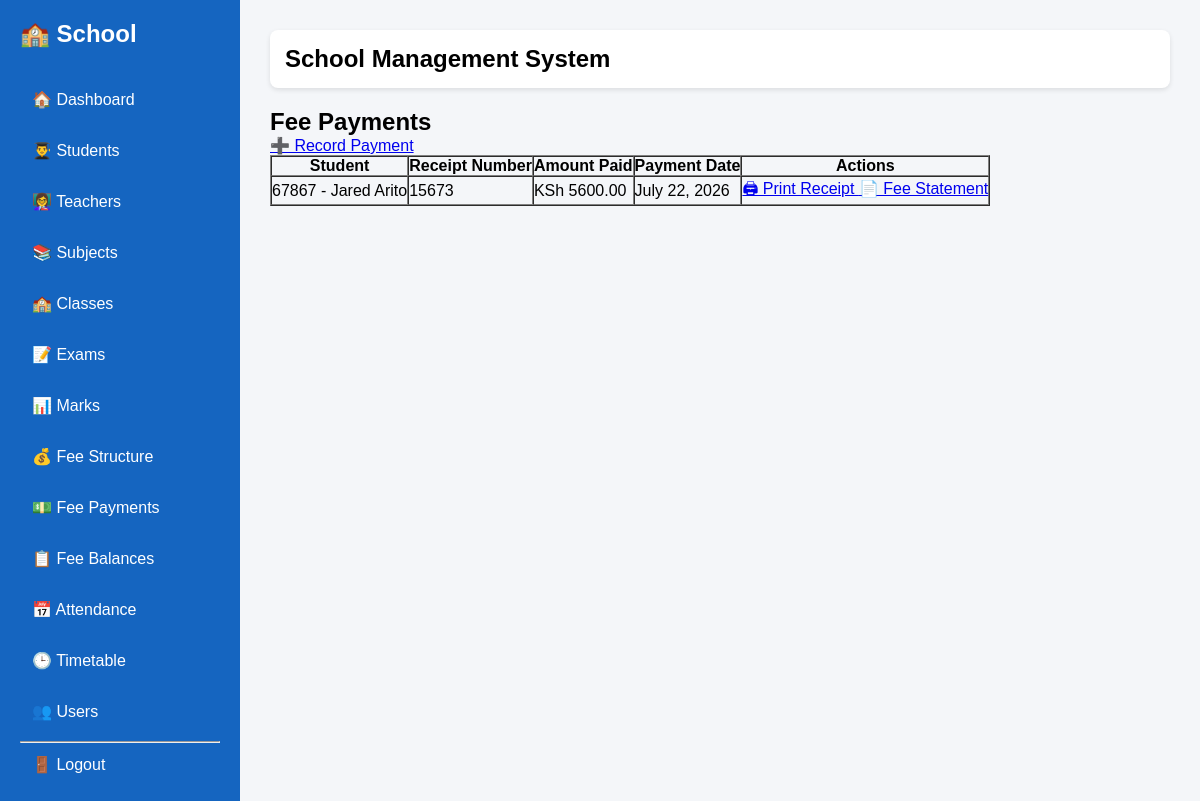
The app's page /payments/ (signed in), older data.
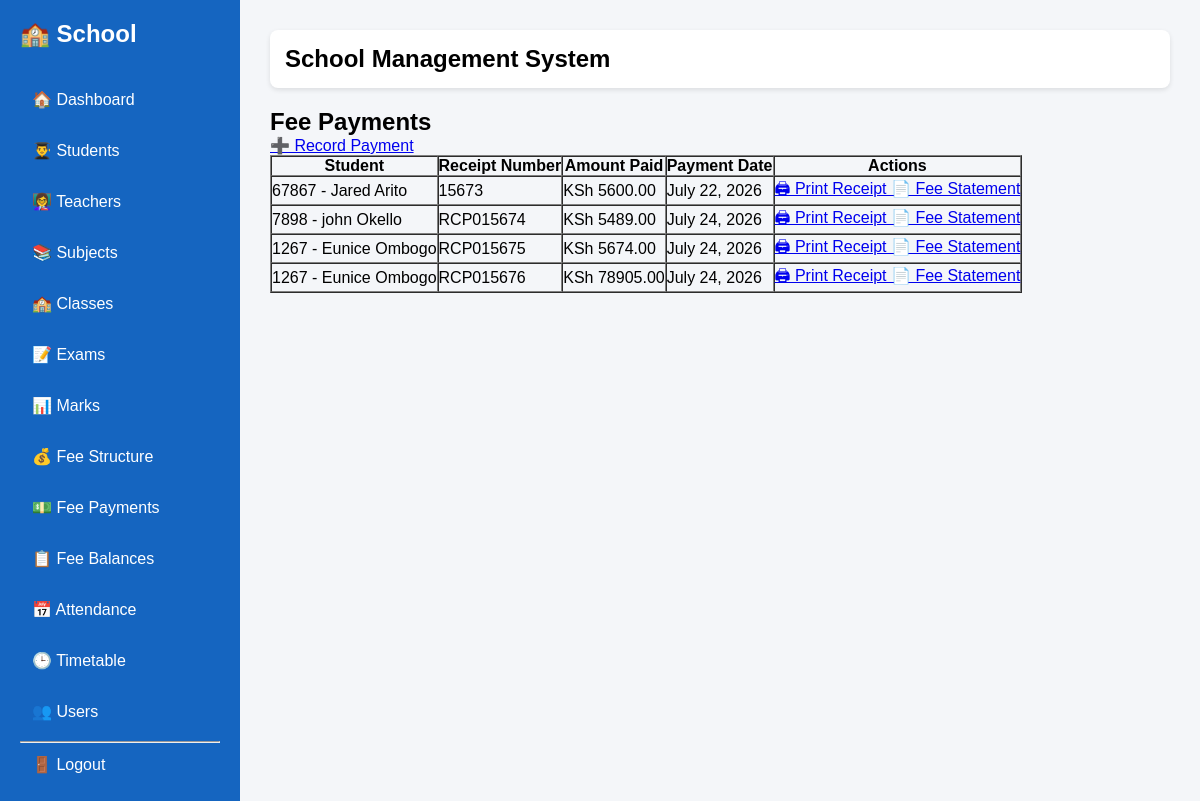
The same page, newer data.
### students/models.py (models this page shows, shortened)
class FeePayment(models.Model):
    student = models.ForeignKey(
        Student,
        on_delete=models.CASCADE,
    )
    payment_date = models.DateField(auto_now_add=True)
    amount_paid = models.DecimalField(
        max_digits=10,
        decimal_places=2,
    )
    receipt_number = models.CharField(
        max_length=50,
        unique=True,
    )
    mpesa_receipt = models.CharField(
        max_length=30,
        blank=True,
        null=True,
    )
    phone_number = models.CharField(
        max_length=20,
        blank=True,
        null=True,
    )
    payment_method = models.CharField(
        max_length=20,
        default="Cash",
    )

class Student(models.Model):
    admission_number = models.CharField(max_length=20, unique=True)
    first_name = models.CharField(max_length=100)
    last_name = models.CharField(max_length=100)
    gender = models.CharField(
        max_length=10,
        choices=[
            ("Male", "Male"),
            ("Female", "Female"),
        ],
    )
    date_of_birth = models.DateField()
    school_class = models.ForeignKey(
        SchoolClass,
        on_delete=models.SET_NULL,
        null=True,
        blank=True,
        related_name="students",
    )
    parent_name = models.CharField(max_length=100)
    phone = models.CharField(max_length=20)
    def __str__(self):
        return f"{self.admission_number} - {self.first_name} {self.last_name}"

### students/views.py (the view)
# urls.py: path("payments/", views.payment_list, name="payment_list"),
@login_required
@admin_or_bursar
@in_group("Bursar")
def payment_list(request):
    payments = FeePayment.objects.all()
    return render(
        request,
        "students/payment_list.html",
        {"payments": payments},
    )

### students/views.py (called while the page is built)
def in_group(group_name):
    def check(user):
        return (
            user.is_superuser or
            (
                user.is_authenticated and
                user.groups.filter(name=group_name).exists()
            )
        )
    return user_passes_test(check)

### templates/students/payment_list.html
{% extends "base.html" %}
{% block content %}
<h2>Fee Payments</h2>
<p>
    <a href="{% url 'add_payment' %}">
        ➕ Record Payment
    </a>
</p>
<table border="1" cellpadding="8" cellspacing="0">
    <tr>
        <th>Student</th>
        <th>Receipt Number</th>
        <th>Amount Paid</th>
        <th>Payment Date</th>
        <th>Actions</th>
    </tr>
    {% for payment in payments %}
    <tr>
        <td>
            {{ payment.student }}
        </td>
        <td>
            {{ payment.receipt_number }}
        </td>
        <td>
            KSh {{ payment.amount_paid }}
        </td>
        <td>
            {{ payment.payment_date }}
        </td>
        <td>
            <a href="{% url 'print_receipt' payment.id %}" target="_blank">
                🖨 Print Receipt
            </a>
            <a href="{% url 'fee_statement' payment.student.id %}">
                📄 Fee Statement
</a>
        </td>
    </tr>
    {% empty %}
    <tr>
        <td colspan="5">
            No fee payments have been recorded.
        </td>
    </tr>
    {% endfor %}
</table>
{% endblock %}

### templates/base.html (shortened to what this page needs)
{% load static %}
<!DOCTYPE html>
<html>
<head>
    <link rel="stylesheet" href="{% static 'css/styles.css' %}">
</head>
<body>
<div class="sidebar">
    <h2>🏫 School</h2>
    <a href="{% url 'home' %}">🏠 Dashboard</a>
    {% if user.is_superuser or user.groups.all.0.name == "Administrators" %}
        <a href="{% url 'student_list' %}">👨‍🎓 Students</a>
        <a href="{% url 'teacher_list' %}">👩‍🏫 Teachers</a>
        <a href="{% url 'subject_list' %}">📚 Subjects</a>
        <a href="{% url 'class_list' %}">🏫 Classes</a>
        <a href="{% url 'exam_list' %}">📝 Exams</a>
        <a href="{% url 'mark_list' %}">📊 Marks</a>
        <a href="{% url 'fee_structure_list' %}">💰 Fee Structure</a>
        <a href="{% url 'payment_list' %}">💵 Fee Payments</a>
        <a href="{% url 'fee_balance_list' %}">📋 Fee Balances</a>
        <a href="{% url 'attendance_list' %}">📅 Attendance</a>
        <a href="{% url 'timetable_list' %}">🕒 Timetable</a>
        <a href="{% url 'user_list' %}">👥 Users</a>
    {% elif user.groups.all.0.name == "Teachers" %}
        <a href="{% url 'mark_list' %}">📊 Marks</a>
        <a href="{% url 'attendance_list' %}">📅 Attendance</a>
        <a href="{% url 'timetable_list' %}">🕒 Timetable</a>
    {% elif user.groups.all.0.name == "Bursars" %}
        <a href="{% url 'fee_structure_list' %}">💰 Fee Structure</a>
        <a href="{% url 'payment_list' %}">💵 Fee Payments</a>
        <a href="{% url 'fee_balance_list' %}">📋 Fee Balances</a>
    {% elif user.groups.all.0.name == "Secretaries" %}
        <a href="{% url 'student_list' %}">👨‍🎓 Students</a>
        <a href="{% url 'attendance_list' %}">📅 Attendance</a>
    {% endif %}
    <hr>
    <a href="{% url 'logout' %}">🚪 Logout</a>
</div>
<div class="content">
    <div class="topbar">
        <h2>School Management System</h2>
    </div>
    {% block content %}
    {% endblock %}
</div>
</body>
</html>

### static/css/styles.css (style rules this page uses)
* { margin:0; padding:0; box-sizing:border-box; font-family:Arial, sans-serif; }
body { display:flex; background:#f4f6f9; }
.sidebar { width:240px; min-height:100vh; background:#1565c0; color:white; padding:20px; }
.sidebar h2 { margin-bottom:30px; }
.sidebar a { display:block; color:white; text-decoration:none; padding:12px; margin-bottom:8px; border-radius:5px; }
.content { flex:1; padding:30px; }
.topbar { background:white; padding:15px; margin-bottom:20px; border-radius:8px; box-shadow:0 2px 5px rgba(0,0,0,.1); }

Row changes from the older to the newer data that the page shows:
added FeePayment: student "7898 - john Okello", receipt_number "RCP015674", amount_paid "5489.00", payment_date "July 24, 2026"
added FeePayment: student "1267 - Eunice Ombogo", receipt_number "RCP015675", amount_paid "5674.00", payment_date "July 24, 2026"
added FeePayment: student "1267 - Eunice Ombogo", receipt_number "RCP015676", amount_paid "78905.00", payment_date "July 24, 2026"
